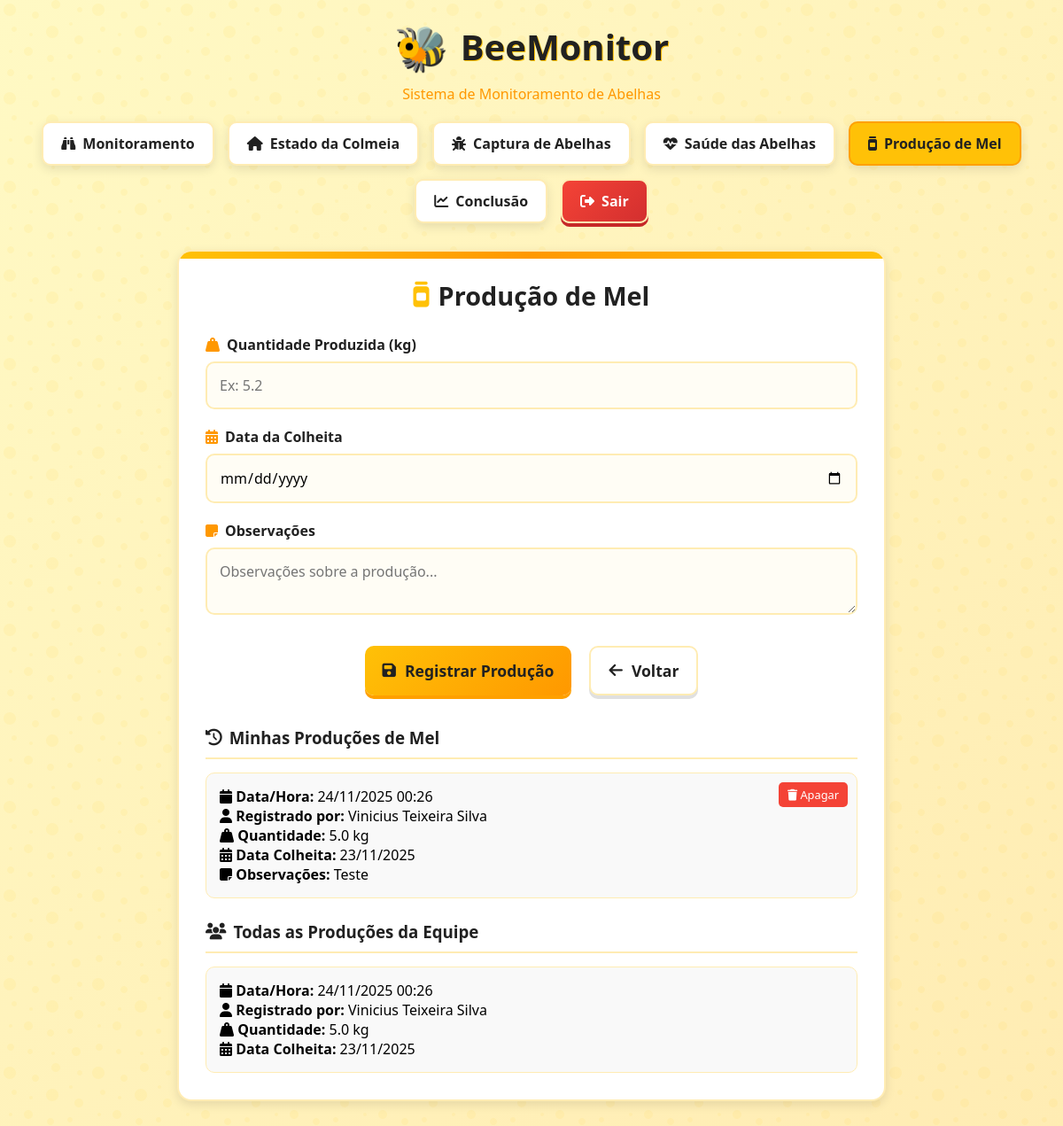
/producao-mel (signed in), run on the app's committed database.
### models.py (models this page shows, shortened)
class ProducaoMel(db.Model):
    id = db.Column(db.Integer, primary_key=True)
    usuario_id = db.Column(db.Integer, db.ForeignKey('usuario.id'), nullable=False)
    quantidade = db.Column(db.Float, nullable=False)
    data_colheita = db.Column(db.Date, nullable=False)
    observacoes = db.Column(db.Text)
    data_registro = db.Column(db.DateTime, default=datetime.utcnow)
    usuario = db.relationship('Usuario', backref=db.backref('producoes_mel', lazy=True))

class Usuario(db.Model):
    id = db.Column(db.Integer, primary_key=True)
    nome = db.Column(db.String(100), nullable=False)
    email = db.Column(db.String(100), unique=True, nullable=False)
    telefone = db.Column(db.String(20))
    cpf = db.Column(db.String(14), unique=True)
    tipo_usuario = db.Column(db.String(20), default='Participante')
    matricula = db.Column(db.String(12))
    senha = db.Column(db.String(200), nullable=False)
    data_criacao = db.Column(db.DateTime, default=datetime.utcnow)
    ativo = db.Column(db.Boolean, default=True)

### route.py (the view)
@app.route('/producao-mel')
@login_required
def mostrar_producao_mel():
    if is_admin():
        producoes_mel = ProducaoMel.query.order_by(ProducaoMel.data_registro.desc()).all()
    else:
        producoes_mel = ProducaoMel.query.filter_by(usuario_id=session['usuario_id']).order_by(ProducaoMel.data_registro.desc()).all()
    todas_producoes = ProducaoMel.query.order_by(ProducaoMel.data_registro.desc()).all()
    return render_template('producao_mel.html',
                         producoes_mel=producoes_mel,
                         todas_producoes=todas_producoes,
                         is_admin=is_admin())

### route.py (called while the page is built)
def is_admin():
    return session.get('usuario_tipo') == 'Administrador'

def login_required(f):
    from functools import wraps
    @wraps(f)
    def decorated_function(*args, **kwargs):
        if 'usuario_id' not in session:
            flash('Por favor, faça login para acessar esta página.', 'warning')
            return redirect(url_for('index'))
        return f(*args, **kwargs)
    return decorated_function

### templates/producao_mel.html
{% extends "base.html" %}
{% block content %}
<div class="container">
    <div class="honeycomb-bg"></div>
    <h2><i class="fas fa-jar"></i> Produção de Mel</h2>
    <form method="POST" action="{{ url_for('registrar_producao_mel') }}">
        <div class="form-group">
            <label for="quantidadeMel"><i class="fas fa-weight-hanging"></i> Quantidade Produzida (kg)</label>
            <input type="number" id="quantidadeMel" name="quantidadeMel" step="0.01" min="0" placeholder="Ex: 5.2" required>
        </div>
        <div class="form-group">
            <label for="dataMel"><i class="fas fa-calendar-alt"></i> Data da Colheita</label>
            <input type="date" id="dataMel" name="dataMel" required>
        </div>
        <div class="form-group">
            <label for="observacoesMel"><i class="fas fa-sticky-note"></i> Observações</label>
            <textarea id="observacoesMel" name="observacoesMel" placeholder="Observações sobre a produção..."></textarea>
        </div>
        <div class="btn-group">
            <button type="submit" class="btn">
                <i class="fas fa-save"></i> Registrar Produção
            </button>
            <a href="{{ url_for('monitoramento') }}" class="btn btn-secondary">
                <i class="fas fa-arrow-left"></i> Voltar
            </a>
        </div>
    </form>
    <h3><i class="fas fa-history"></i> Minhas Produções de Mel</h3>
    <div id="registrosMel">
        {% for producao in producoes_mel %}
        <div class="registro">
            <strong><i class="fas fa-calendar"></i> Data/Hora:</strong> {{ producao.data_registro.strftime('%d/%m/%Y %H:%M') }}<br>
            <strong><i class="fas fa-user"></i> Registrado por:</strong> {{ producao.usuario.nome }}<br>
            <strong><i class="fas fa-weight-hanging"></i> Quantidade:</strong> {{ producao.quantidade }} kg<br>
            <strong><i class="fas fa-calendar-alt"></i> Data Colheita:</strong> {{ producao.data_colheita.strftime('%d/%m/%Y') }}<br>
            <strong><i class="fas fa-sticky-note"></i> Observações:</strong> {{ producao.observacoes or "(vazio)" }}<br>
            {% if is_admin or producao.usuario_id == session.usuario_id %}
            <form method="POST" action="{{ url_for('excluir_producao_mel', id=producao.id) }}" style="display: inline;">
                <button type="submit" onclick="return confirm('Tem certeza que deseja apagar este registro de produção?')">
                    <i class="fas fa-trash"></i> Apagar
                </button>
            </form>
            {% endif %}
        </div>
        {% else %}
        <p>Nenhuma produção de mel registrada ainda.</p>
        {% endfor %}
    </div>
    <h3><i class="fas fa-users"></i> Todas as Produções da Equipe</h3>
    <div id="todas-producoes">
        {% for producao in todas_producoes %}
        <div class="registro">
            <strong><i class="fas fa-calendar"></i> Data/Hora:</strong> {{ producao.data_registro.strftime('%d/%m/%Y %H:%M') }}<br>
            <strong><i class="fas fa-user"></i> Registrado por:</strong> {{ producao.usuario.nome }}<br>
            <strong><i class="fas fa-weight-hanging"></i> Quantidade:</strong> {{ producao.quantidade }} kg<br>
            <strong><i class="fas fa-calendar-alt"></i> Data Colheita:</strong> {{ producao.data_colheita.strftime('%d/%m/%Y') }}<br>
        </div>
        {% else %}
        <p>Nenhuma produção de mel registrada pela equipe.</p>
        {% endfor %}
    </div>
</div>
{% endblock %}

### templates/base.html (style rules this page uses)
:root { --primary-yellow: #FFC107; --dark-yellow: #FFA000; --honey: #FF9800; --black: #212121; --white: #FFFFFF; --light-bg: #FFF9C4; --light-border: #FFECB3; --success: #4CAF50; --warning: #FF9800; --error: #F44336; --shadow: 0 4px 12px rgba(0, 0, 0, 0.1); --normal-status: #d4edda; --alert-status: #f8d7da; }
* { margin: 0; padding: 0; box-sizing: border-box; font-family: 'Segoe UI', Tahoma, Geneva, Verdana, sans-serif; }
body { background: linear-gradient(135deg, #fff9c4 0%, #ffecb3 100%); min-height: 100vh; padding: 20px; display: flex; flex-direction: column; align-items: center; position: relative; overflow-x: hidden; }
body::before { content: ""; position: absolute; top: 0; left: 0; right: 0; bottom: 0; opacity: 0.6; z-index: -1; }
.container { background: var(--white); border-radius: 16px; box-shadow: var(--shadow); padding: 30px; width: 100%; max-width: 800px; border: 2px solid var(--light-border); position: relative; overflow: hidden; transition: transform 0.3s ease; margin-bottom: 20px; }
.container::before { content: ""; position: absolute; top: 0; left: 0; right: 0; height: 8px; background: linear-gradient(90deg, var(--primary-yellow), var(--honey), var(--primary-yellow)); }
h2 { color: var(--black); margin-bottom: 25px; text-align: center; font-size: 1.8rem; display: flex; align-items: center; justify-content: center; gap: 10px; }
h2 i { color: var(--primary-yellow); }
h3 { color: var(--black); margin: 25px 0 15px; padding-bottom: 10px; border-bottom: 2px solid var(--light-border); display: flex; align-items: center; gap: 8px; }
.form-group { margin-bottom: 20px; }
label { display: block; margin-bottom: 8px; font-weight: 600; color: var(--black); display: flex; align-items: center; gap: 8px; }
label i { color: var(--honey); }
input, select, textarea { width: 100%; padding: 14px; border: 2px solid var(--light-border); border-radius: 10px; font-size: 1rem; transition: all 0.3s; background-color: #fffdf5; }
.btn { background: linear-gradient(135deg, var(--primary-yellow), var(--honey)); color: var(--black); border: none; padding: 14px 20px; border-radius: 10px; font-size: 1.1rem; font-weight: 600; cursor: pointer; transition: all 0.3s; display: flex; align-items: center; justify-content: center; gap: 10px; box-shadow: 0 4px 0 var(--dark-yellow); margin: 10px 5px; text-decoration: none; }
.btn-secondary { background: var(--white); color: var(--black); border: 2px solid var(--light-border); box-shadow: 0 4px 0 #e0e0e0; }
.registro, .captura { border: 1px solid var(--light-border); border-radius: 10px; padding: 15px; margin-top: 15px; background: #f9f9f9; position: relative; transition: all 0.3s; }
.registro button, .captura button { position: absolute; top: 10px; right: 10px; background: var(--error); color: #fff; border: none; padding: 5px 10px; border-radius: 5px; font-size: 0.8em; cursor: pointer; }
.honeycomb-bg { position: absolute; width: 100%; height: 100%; top: 0; left: 0; z-index: -1; opacity: 0.05; background-size: 100px; }
.btn-group { display: flex; flex-wrap: wrap; justify-content: center; gap: 10px; margin: 20px 0; }

### data on the page
ProducaoMel: data_registro "24/11/2025 00:26", usuario.nome "Vinicius Teixeira Silva", quantidade "5.0", data_colheita "23/11/2025", observacoes "Teste"
